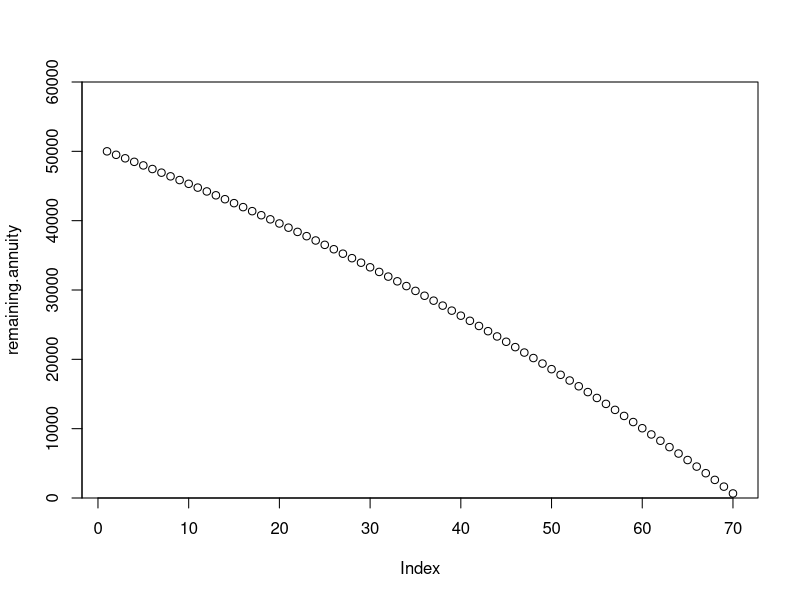
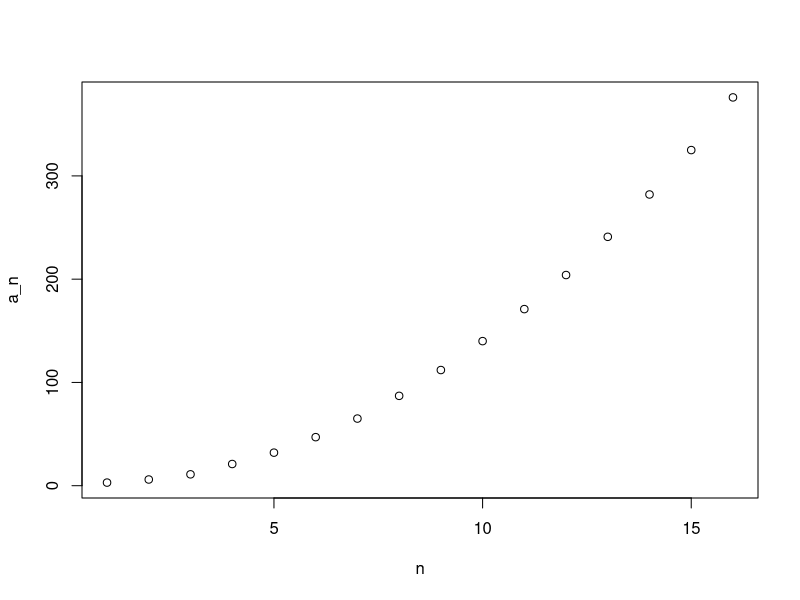
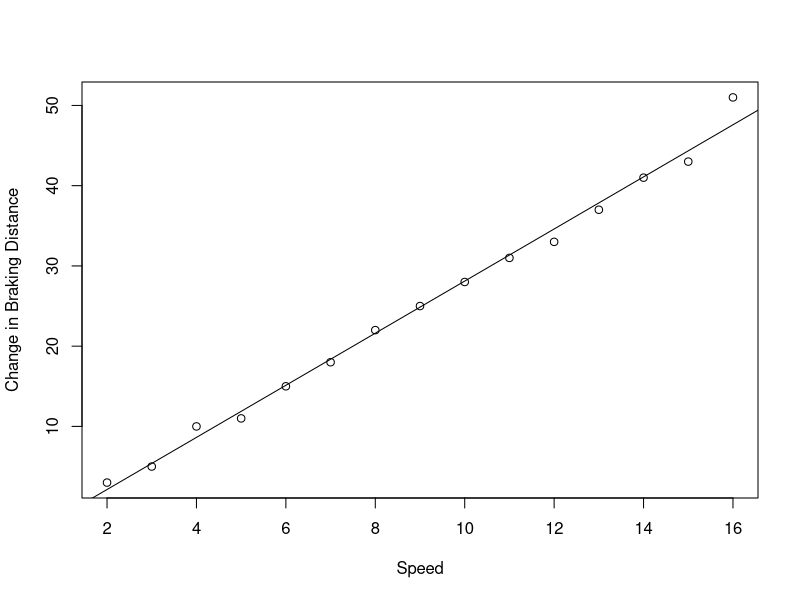
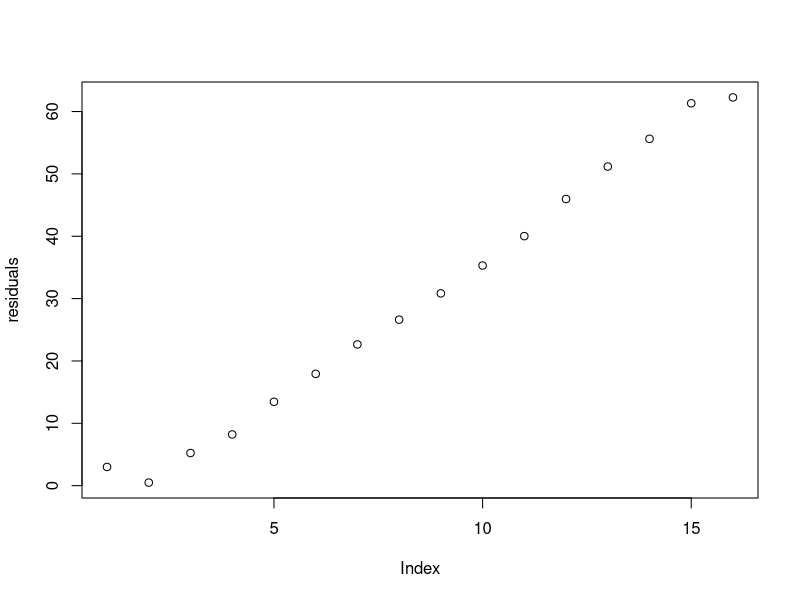
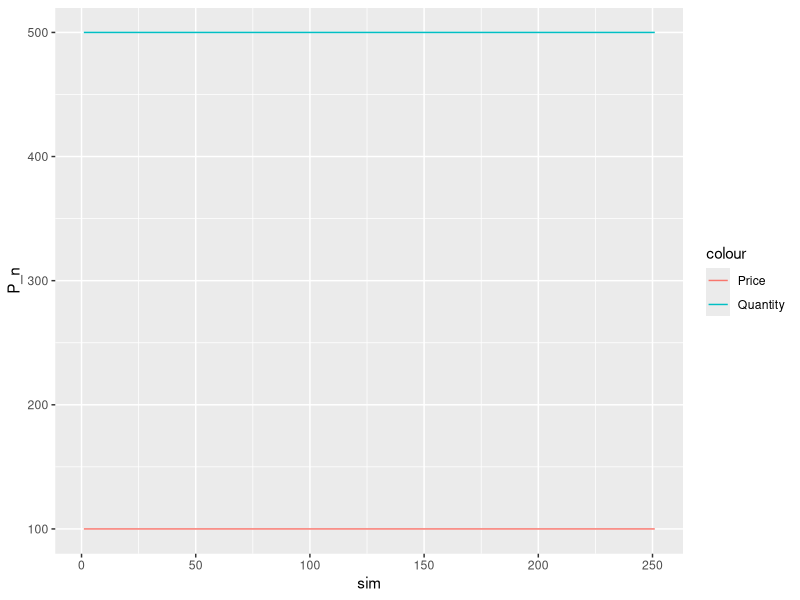
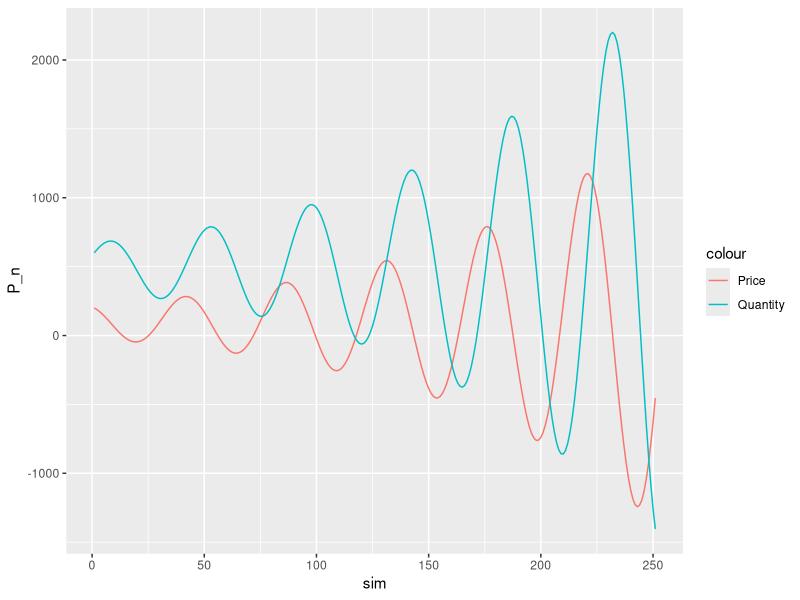
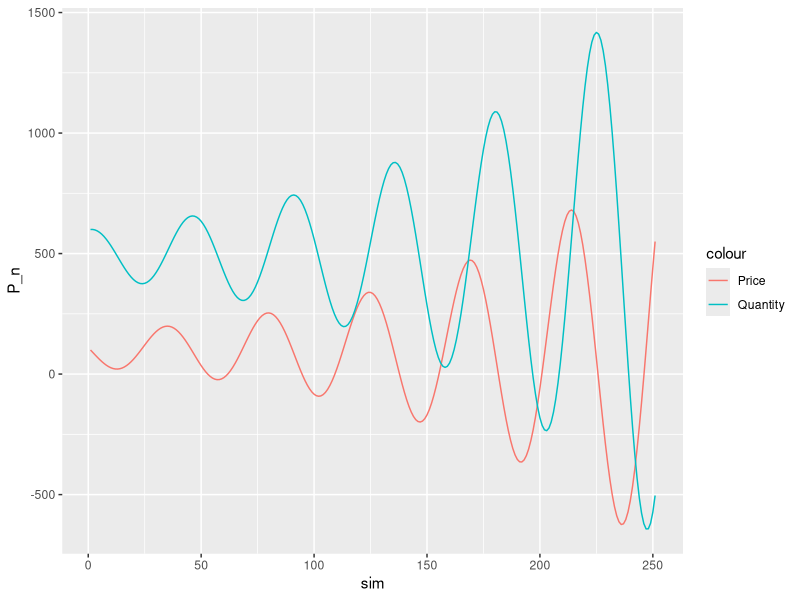
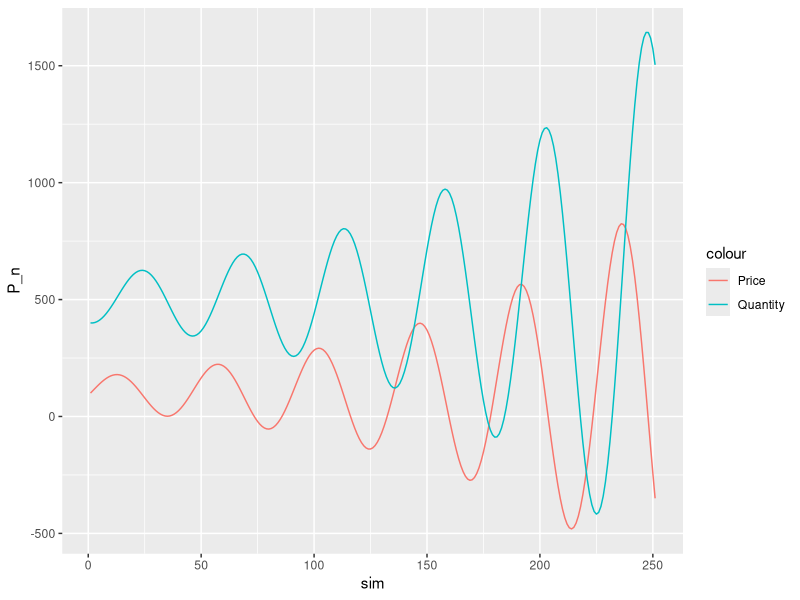

The R script that drew these images, in order:
## ---- chunk 1
steps = 100 
n_0 = 50000
withdrawl = 1000
percent_return = 1

annuity <- function(x){x + (percent_return/100)*x - withdrawl}

remaining.annuity <- n_0

for (i in 1:steps) { 
  n = annuity(remaining.annuity[i])
  remaining.annuity <- c(remaining.annuity,n)}

remaining.annuity <- remaining.annuity[which(remaining.annuity > 0)]
plot(remaining.annuity, ylim = c(0, n_0 + 10000),yaxs = "i")

which.min(remaining.annuity)
## ---- chunk 2
n = seq(1,16,1)
a_n = c(3,6,11,21,32,47,65,87,112,140,171,204,241,282,325,376)

delta_a <- diff(a_n)
plot(x = n, y = a_n)
## ---- chunk 3
braking.model <- lm(delta_a ~ n[2:16] )

plot(x = n[2:16], y = delta_a, xlab = 'Speed', ylab = 'Change in Braking Distance')
abline(braking.model)
## ---- chunk 4
k <- as.numeric(braking.model$coefficients[2])
print(k)
## ---- chunk 5

model <- function(n, a, k){
  an <- k * n + a
  return(an)}

model.result <- NULL
model.result[1] <- 0
for (i in 2:length(a_n)) {
  model.result[i] <- model(i, model.result[i - 1], k)}

## ---- chunk 6
residuals <- abs(a_n - model.result)
plot(residuals)
## ---- chunk 7
# set parameters
k = 0.001
r0 = 4
total.population = 1000

# calculate numer of employees who have heard rumor 
# while ensuring it stays below the total population
heard <- r0
n = 1
while (heard < total.population) {
  heard <- heard + (k * heard * (1000 - n))  
  n <- n + 1}
## ---- chunk 8
n
## ---- chunk 9
# set parameters
iter = 250
k.price = 0.1
k.quant = 0.2
equ.price = 500
equ.quant = 100

# model
price <- function(P_n, Q_n) {
  price.calc <- P_n - (k.price * (Q_n - equ.price))
  return(price.calc)}

quantity <- function(P_n, Q_n) {
  quantity.calc <- Q_n + (k.quant * (P_n - equ.quant))
  return(quantity.calc)}

model.call <- function(P_n1, Q_n1){
    P_n <- c()
    P_n[1] <- P_n1
    
    Q_n <- c()
    Q_n[1] <- Q_n1
      for (i in 1:iter) {
        P_n[i + 1] <- price(P_n[i], Q_n[i])
        Q_n[i + 1] <- quantity(P_n[i], Q_n[i])
    }
  sim <- seq(1,iter + 1)
  econ.model <- as.data.frame(cbind(P_n, Q_n, sim))
  return(econ.model)
  }
## ---- chunk 10
library(ggplot2)
## ---- chunk 11
case.A <- model.call(100, 500)

ggplot(case.A, aes(sim)) + 
  geom_line(aes(y = P_n, colour = "Price")) + 
  geom_line(aes(y = Q_n, colour = "Quantity"))
## ---- chunk 12
case.B <- model.call(200, 600)

ggplot(case.B, aes(sim)) + 
  geom_line(aes(y = P_n, colour = "Price")) + 
  geom_line(aes(y = Q_n, colour = "Quantity"))
## ---- chunk 13
case.C <- model.call(100, 600)

ggplot(case.C, aes(sim)) + 
  geom_line(aes(y = P_n, colour = "Price")) + 
  geom_line(aes(y = Q_n, colour = "Quantity"))
## ---- chunk 14
case.D <- model.call(100, 400)

ggplot(case.D, aes(sim)) + 
  geom_line(aes(y = P_n, colour = "Price")) + 
  geom_line(aes(y = Q_n, colour = "Quantity"))
